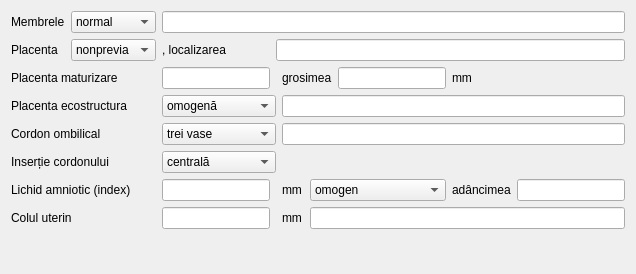
             <widget class="QWidget" name="tab_10">
              <attribute name="title">
               <string>Alte</string>
              </attribute>
              <layout class="QGridLayout" name="gridLayout_75">
               <item row="1" column="0">
                <widget class="QLabel" name="label_193">
                 <property name="text">
                  <string>Placenta</string>
                 </property>
                </widget>
               </item>
               <item row="1" column="2">
                <widget class="QLabel" name="label_194">
                 <property name="text">
                  <string>, localizarea</string>
                 </property>
                </widget>
               </item>
               <item row="5" column="0" colspan="2">
                <widget class="QLabel" name="label_200">
                 <property name="text">
                  <string>Inserție cordonului</string>
                 </property>
                </widget>
               </item>
               <item row="0" column="1">
                <widget class="QComboBox" name="gestation2_extremities">
                 <item>
                  <property name="text">
                   <string>normal</string>
                  </property>
                 </item>
                 <item>
                  <property name="text">
                   <string>anormal</string>
                  </property>
                 </item>
                 <item>
                  <property name="text">
                   <string>dificil</string>
                  </property>
                 </item>
                </widget>
               </item>
               <item row="6" column="7">
                <widget class="QLabel" name="label_203">
                 <property name="text">
                  <string>adâncimea</string>
                 </property>
                </widget>
               </item>
               <item row="2" column="8">
                <spacer name="horizontalSpacer_31">
                 <property name="orientation">
                  <enum>Qt::Orientation::Horizontal</enum>
                 </property>
                 <property name="sizeHint" stdset="0">
                  <size>
                   <width>40</width>
                   <height>20</height>
                  </size>
                 </property>
                </spacer>
               </item>
               <item row="2" column="2" colspan="2">
                <widget class="QLineEdit" name="gestation2_placentaDegreeMaturation">
                 <property name="sizePolicy">
                  <sizepolicy hsizetype="Fixed" vsizetype="Fixed">
                   <horstretch>0</horstretch>
                   <verstretch>0</verstretch>
                  </sizepolicy>
                 </property>
                </widget>
               </item>
               <item row="3" column="0" colspan="2">
                <widget class="QLabel" name="label_198">
                 <property name="text">
                  <string>Placenta ecostructura</string>
                 </property>
                </widget>
               </item>
               <item row="0" column="2" colspan="7">
                <widget class="QLineEdit" name="gestation2_extremities_description"/>
               </item>
               <item row="6" column="8">
                <widget class="QLineEdit" name="gestation2_amnioticBedDepth"/>
               </item>
               <item row="5" column="2" colspan="2">
                <widget class="QComboBox" name="gestation2_insertionPlacenta">
                 <item>
                  <property name="text">
                   <string>centrală</string>
                  </property>
                 </item>
                 <item>
                  <property name="text">
                   <string>excentrică</string>
                  </property>
                 </item>
                 <item>
                  <property name="text">
                   <string>periferică</string>
                  </property>
                 </item>
                 <item>
                  <property name="text">
                   <string>marginală</string>
                  </property>
                 </item>
                 <item>
                  <property name="text">
                   <string>velamentoasă</string>
                  </property>
                 </item>
                </widget>
               </item>
               <item row="4" column="4" colspan="5">
                <widget class="QLineEdit" name="gestation2_umbilicalCordon_description"/>
               </item>
               <item row="2" column="6">
                <widget class="QLineEdit" name="gestation2_placentaDepth">
                 <property name="sizePolicy">
                  <sizepolicy hsizetype="Fixed" vsizetype="Fixed">
                   <horstretch>0</horstretch>
                   <verstretch>0</verstretch>
                  </sizepolicy>
                 </property>
                </widget>
               </item>
               <item row="6" column="0" colspan="2">
                <widget class="QLabel" name="label_201">
                 <property name="text">
                  <string>Lichid amniotic (index)</string>
                 </property>
                </widget>
               </item>
               <item row="6" column="2">
                <widget class="QLineEdit" name="gestation2_amnioticIndex"/>
               </item>
               <item row="2" column="7">
                <widget class="QLabel" name="label_197">
                 <property name="text">
                  <string>mm</string>
                 </property>
                </widget>
               </item>
               <item row="6" column="4">
                <widget class="QLabel" name="label_202">
                 <property name="text">
                  <string>mm</string>
                 </property>
                </widget>
               </item>
               <item row="3" column="2" colspan="2">
                <widget class="QComboBox" name="gestation2_placentaStructure">
                 <item>
                  <property name="text">
                   <string>omogenă</string>
                  </property>
                 </item>
                 <item>
                  <property name="text">
                   <string>neomogenă</string>
                  </property>
                 </item>
                </widget>
               </item>
               <item row="0" column="0">
                <widget class="QLabel" name="label_191">
                 <property name="text">
                  <string>Membrele</string>
                 </property>
                </widget>
               </item>
               <item row="4" column="2" colspan="2">
                <widget class="QComboBox" name="gestation2_umbilicalCordon">
                 <item>
                  <property name="text">
                   <string>trei vase</string>
                  </property>
                 </item>
                 <item>
                  <property name="text">
                   <string>două vase</string>
                  </property>
                 </item>
                </widget>
               </item>
               <item row="1" column="1">
                <widget class="QComboBox" name="gestation2_placenta">
                 <item>
                  <property name="text">
                   <string>nonprevia</string>
                  </property>
                 </item>
                 <item>
                  <property name="text">
                   <string>previa</string>
                  </property>
                 </item>
                </widget>
               </item>
               <item row="4" column="0" colspan="2">
                <widget class="QLabel" name="label_199">
                 <property name="text">
                  <string>Cordon ombilical</string>
                 </property>
                </widget>
               </item>
               <item row="6" column="5" colspan="2">
                <widget class="QComboBox" name="gestation2_amnioticIndexAspect">
                 <item>
                  <property name="text">
                   <string>omogen</string>
                  </property>
                 </item>
                 <item>
                  <property name="text">
                   <string>neomogen</string>
                  </property>
                 </item>
                </widget>
               </item>
               <item row="1" column="3" colspan="6">
                <widget class="QLineEdit" name="gestation2_placenta_localization"/>
               </item>
               <item row="2" column="0" colspan="2">
                <widget class="QLabel" name="label_195">
                 <property name="text">
                  <string>Placenta maturizare</string>
                 </property>
                </widget>
               </item>
               <item row="3" column="4" colspan="5">
                <widget class="QLineEdit" name="gestation2_placentaStructure_description"/>
               </item>
               <item row="8" column="6">
                <spacer name="verticalSpacer_22">
                 <property name="orientation">
                  <enum>Qt::Orientation::Vertical</enum>
                 </property>
                 <property name="sizeHint" stdset="0">
                  <size>
                   <width>20</width>
                   <height>34</height>
                  </size>
                 </property>
                </spacer>
               </item>
               <item row="2" column="4" colspan="2">
                <widget class="QLabel" name="label_196">
                 <property name="text">
                  <string>grosimea</string>
                 </property>
                </widget>
               </item>
               <item row="7" column="0" colspan="2">
                <widget class="QLabel" name="label_204">
                 <property name="text">
                  <string>Colul uterin</string>
                 </property>
                </widget>
               </item>
               <item row="7" column="2">
                <widget class="QLineEdit" name="gestation2_cervix"/>
               </item>
               <item row="7" column="4">
                <widget class="QLabel" name="label_205">
                 <property name="text">
                  <string>mm</string>
                 </property>
                </widget>
               </item>
               <item row="7" column="5" colspan="4">
                <widget class="QLineEdit" name="gestation2_cervix_description"/>
               </item>
              </layout>
             </widget>
